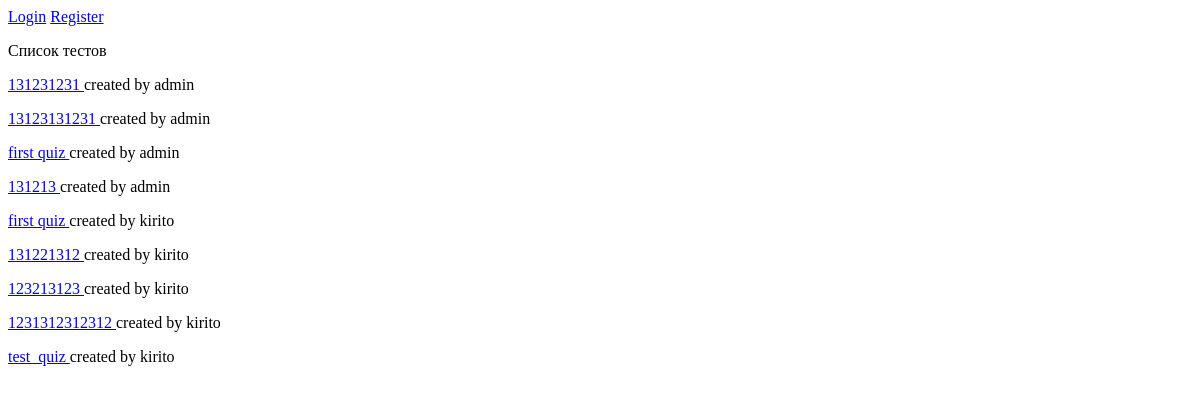
Before: / with the older database file.
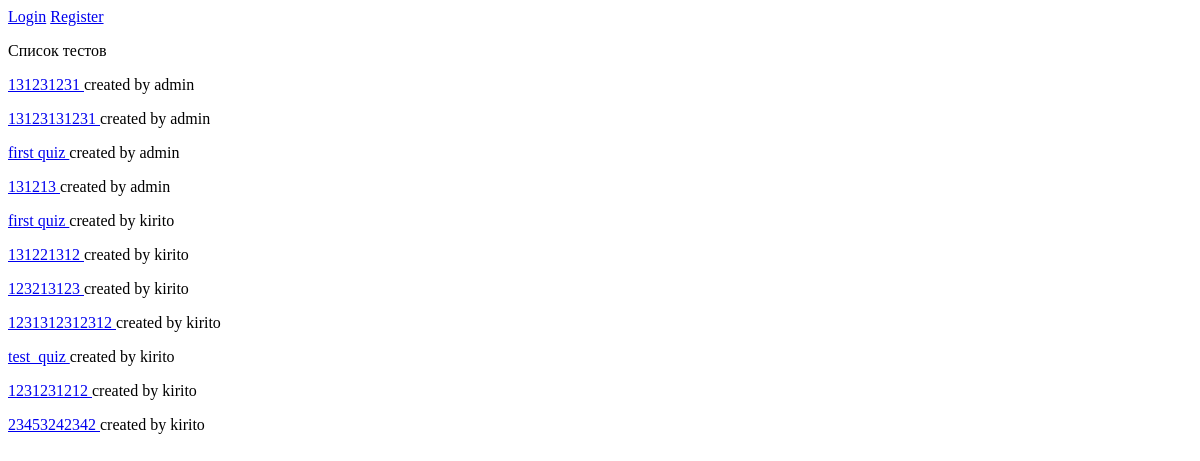
After: the same page with the newer database file.
### quiz/models.py (models this page shows, shortened)
class Quiz(models.Model):
    owner = models.ForeignKey(User, on_delete=models.CASCADE)
    name = models.CharField(max_length=255)

### main/views.py (the view)
# urls.py: path("", main_page, name="main_page")
def main_page(request):
    quizs = Quiz.objects.all()
    d = {
        "quizs": quizs,
    }
    return render(request, "main/main_page.html", context=d)

### main/templates/main/main_page.html (shortened to what this page needs)
<!DOCTYPE html>
<html lang="en">
<head>
</head>
<body>
{%if user.is_authenticated %}
<a href="{% url 'create_quiz_page' %}">Создать опросник</a>
<a href="{% url 'profile_page' %}">Профиль</a>
<a href="{% url 'log_out_action'%}">Выйти</a>
{%else%}
<a href="{% url 'login_page'%}">Login</a>
<a href="{% url 'register_page'%}">Register</a>
{%endif%}
<p>Список тестов</p>
{%for i in quizs%}
<p><a href="{% url 'quiz_show_page' id=i.pk%}">{{i.name}} </a> created by {{i.owner.username}}</p>
{%endfor%}
</body>
</html>

Changed rows visible on the page:
added Quiz: name "1231231212", owner.username "kirito"
added Quiz: name "23453242342", owner.username "kirito"
